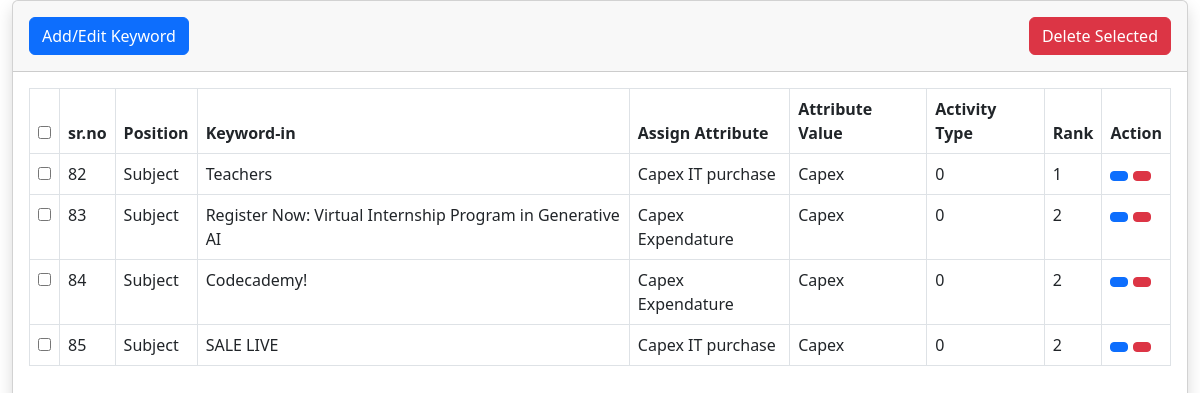
The app's page /keywordconfigmaster.php (signed in) with its own data.
### tables this page shows
CREATE TABLE `keyword` (
  `id` int(11) NOT NULL,
  `position` varchar(255) NOT NULL,
  `keyword_in` varchar(255) NOT NULL,
  `assign_attribute` varchar(255) NOT NULL,
  `attribute_value` varchar(255) NOT NULL,
  `rank` int(11) NOT NULL,
  `activity_type_oid` int(50) NOT NULL
);

### keywordconfigmaster.php (the view, shortened to what this page needs)
<!DOCTYPE html>
<html lang="en">
<head>
    <link href="https://cdnjs.cloudflare.com/ajax/libs/twitter-bootstrap/5.3.0/css/bootstrap.min.css" rel="stylesheet">
    <link href="https://cdn.datatables.net/v/bs5/jszip-3.10.1/dt-2.1.3/b-3.1.1/b-colvis-3.1.1/b-html5-3.1.1/b-print-3.1.1/datatables.min.css" rel="stylesheet">
</head>
<body>
    <div class="container-fluid">
        <div class="card shadow mb-4 flex-fill">
            <div class="card-header py-3 d-flex justify-content-between">
                <button class="btn btn-primary" data-bs-toggle="modal" data-bs-target="#keywordModal">
                    <i class="fas fa-plus"></i> Add/Edit Keyword
                </button>
                <button class="btn btn-danger" id="deleteSelectedBtn">
                    <i class="fas fa-trash"></i> Delete Selected
                </button>
            </div>
            <div class="card-body">
                <div class="table-responsive">
                    <table class="table table-bordered" id="dataTable" width="100%" cellspacing="0">
                        <thead>
                            <tr>
                                <th><input type="checkbox" id="selectAll"></th>
                                <th>sr.no</th>
                                <th>Position</th>
                                <th>Keyword-in</th>
                                <th>Assign Attribute</th>
                                <th>Attribute Value</th>
                                <th>Activity Type</th>
                                <th>Rank</th>
                                <th>Action</th>
                            </tr>
                        </thead>
                        <tbody>
                            <?php
                            $mysqli = new mysqli('localhost', 'root', '', 'keywordconfigmaster');
                            $query = "SELECT * FROM keyword";
                            $result = mysqli_query($mysqli, $query);
                            while ($row = mysqli_fetch_assoc($result)) {
                                echo "<tr data-id='{$row['id']}'>
                                        <td><input type='checkbox' class='selectRow' data-id='{$row['id']}'></td>
                                        <td>{$row['id']}</td>
                                        <td>{$row['position']}</td>
                                        <td>{$row['keyword_in']}</td>
                                        <td>{$row['assign_attribute']}</td>
                                        <td>{$row['attribute_value']}</td>
                                        <td>{$row['activity_type_oid']}</td>
                                        <td>{$row['rank']}</td>
                                        <td>
                                            <button class='btn btn-primary btn-sm edit-btn' data-bs-toggle='modal' data-bs-target='#keywordModal'
                                                    data-id='{$row['id']}' data-position='{$row['position']}' data-keywordin='{$row['keyword_in']}'
                                                    data-assignattribute='{$row['assign_attribute']}' data-attributevalue='{$row['attribute_value']}'
                                                    data-activitytypeoid='{$row['activity_type_oid']}' data-rank='{$row['rank']}'>
                                                <i class='fas fa-edit btn-icon'></i>
                                            </button>
                                            <button class='btn btn-danger btn-sm delete-btn' data-id='{$row['id']}'>
                                                <i class='fas fa-trash btn-icon'></i>
                                            </button>
                                        </td>
                                      </tr>";
                            }
                            ?>
                        </tbody>
                    </table>
                </div>
            </div>
        </div>
    </div>
</body>
</html>

### keywordconfigmaster.php (style rules this page uses)
.container-fluid { min-height: 100vh; display: flex; flex-direction: column; }
.card-body { flex: 1; }

### records on screen
keyword: id "82", position "Subject", keyword_in "Teachers", assign_attribute "Capex IT purchase", attribute_value "Capex", activity_type_oid "0", rank "1"
keyword: id "83", position "Subject", keyword_in "Register Now: Virtual Internship Program in Generative AI", assign_attribute "Capex Expendature", attribute_value "Capex", activity_type_oid "0", rank "2"
keyword: id "84", position "Subject", keyword_in "Codecademy!", assign_attribute "Capex Expendature", attribute_value "Capex", activity_type_oid "0", rank "2"
keyword: id "85", position "Subject", keyword_in "SALE LIVE", assign_attribute "Capex IT purchase", attribute_value "Capex", activity_type_oid "0", rank "2"
